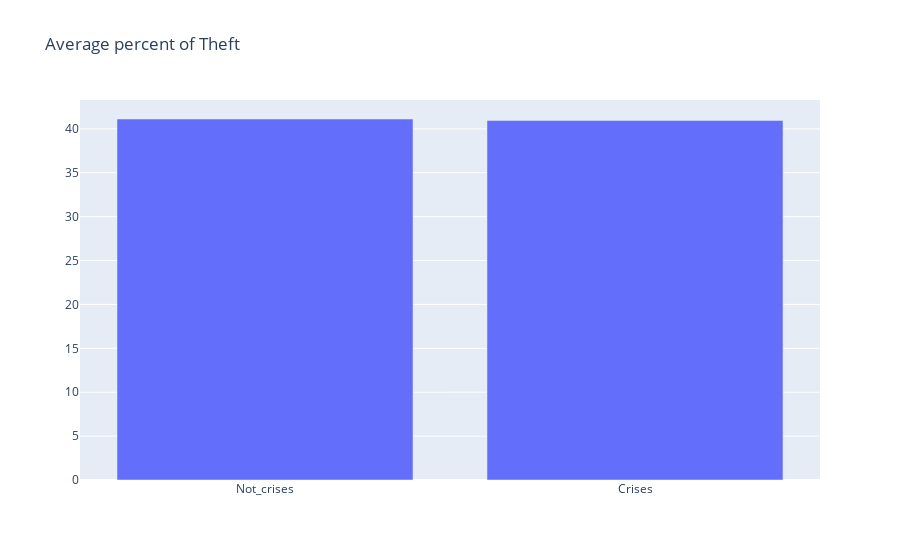

Notebook code for this chart:
### Markdown cell above
More precise look at the number of thefts throught 17 years

### Code cell
d=df.groupby('Crises_or_not', as_index=False)[['pr_Theft']].mean().sort_values('Crises_or_not', ascending=False)
fig=go.Figure()
fig=fig.add_trace(go.Bar(x=d.Crises_or_not, y=d.pr_Theft))
fig.update_layout(title="Average percent of Theft")

### Figure 1 — Plotly figure (JSON) as saved in the notebook; plotly's stock layout.template omitted (floating-point values rounded to 4 significant figures)
{"data": [{"type": "bar", "x": ["Not_crises", "Crises"], "y": [41.12, 40.96]}], "layout": {"title": {"text": "Average percent of Theft"}}}
